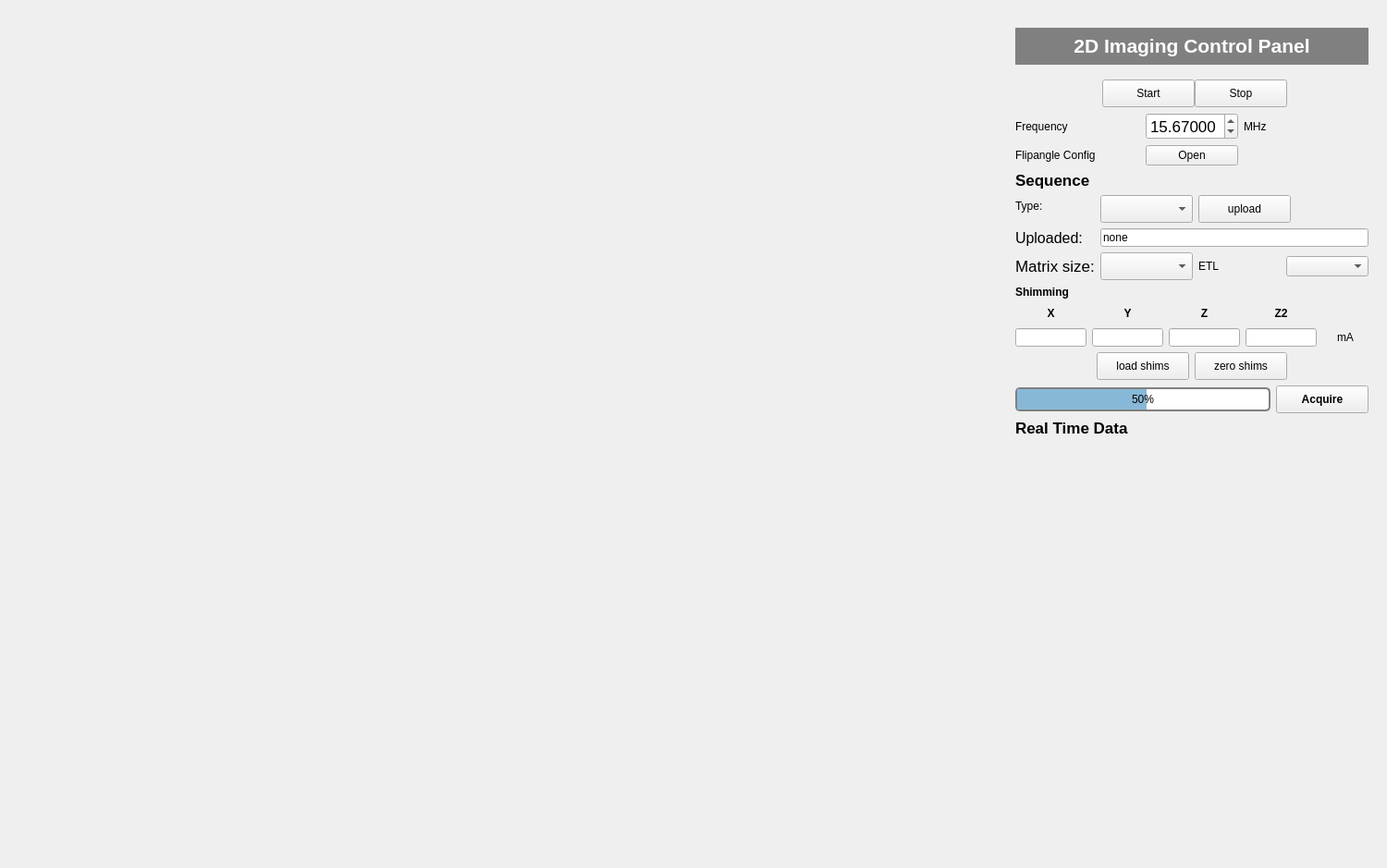
<?xml version="1.0" encoding="UTF-8"?>
<ui version="4.0">
 <class>mri_imag_Widget_1</class>
 <widget class="QWidget" name="mri_imag_Widget_1">
  <property name="geometry">
   <rect>
    <x>0</x>
    <y>0</y>
    <width>1500</width>
    <height>939</height>
   </rect>
  </property>
  <property name="sizePolicy">
   <sizepolicy hsizetype="Preferred" vsizetype="Preferred">
    <horstretch>0</horstretch>
    <verstretch>0</verstretch>
   </sizepolicy>
  </property>
  <property name="windowTitle">
   <string>Imag</string>
  </property>
  <layout class="QHBoxLayout" name="horizontalLayout">
   <item>
    <widget class="QWidget" name="imageWidget" native="true">
     <property name="sizePolicy">
      <sizepolicy hsizetype="Preferred" vsizetype="Preferred">
       <horstretch>0</horstretch>
       <verstretch>0</verstretch>
      </sizepolicy>
     </property>
     <property name="minimumSize">
      <size>
       <width>600</width>
       <height>500</height>
      </size>
     </property>
     <layout class="QVBoxLayout" name="imageLayout"/>
    </widget>
   </item>
   <item>
    <spacer name="horizontalSpacer_3">
     <property name="orientation">
      <enum>Qt::Horizontal</enum>
     </property>
     <property name="sizeType">
      <enum>QSizePolicy::Fixed</enum>
     </property>
     <property name="sizeHint" stdset="0">
      <size>
       <width>10</width>
       <height>20</height>
      </size>
     </property>
    </spacer>
   </item>
   <item>
    <widget class="QWidget" name="controlWidget" native="true">
     <property name="sizePolicy">
      <sizepolicy hsizetype="Fixed" vsizetype="Preferred">
       <horstretch>0</horstretch>
       <verstretch>0</verstretch>
      </sizepolicy>
     </property>
     <property name="minimumSize">
      <size>
       <width>400</width>
       <height>0</height>
      </size>
     </property>
     <property name="maximumSize">
      <size>
       <width>400</width>
       <height>16777215</height>
      </size>
     </property>
     <layout class="QVBoxLayout" name="verticalLayout">
      <item>
       <spacer name="verticalSpacer_3">
        <property name="orientation">
         <enum>Qt::Vertical</enum>
        </property>
        <property name="sizeType">
         <enum>QSizePolicy::Fixed</enum>
        </property>
        <property name="sizeHint" stdset="0">
         <size>
          <width>20</width>
          <height>10</height>
         </size>
        </property>
       </spacer>
      </item>
      <item>
       <widget class="QLabel" name="ProjLabel">
        <property name="sizePolicy">
         <sizepolicy hsizetype="Preferred" vsizetype="Fixed">
          <horstretch>0</horstretch>
          <verstretch>0</verstretch>
         </sizepolicy>
        </property>
        <property name="minimumSize">
         <size>
          <width>0</width>
          <height>40</height>
         </size>
        </property>
        <property name="font">
         <font>
          <pointsize>16</pointsize>
          <weight>75</weight>
          <bold>true</bold>
         </font>
        </property>
        <property name="layoutDirection">
         <enum>Qt::RightToLeft</enum>
        </property>
        <property name="styleSheet">
         <string notr="true">background-color:grey</string>
        </property>
        <property name="text">
         <string>&lt;html&gt;&lt;head/&gt;&lt;body&gt;&lt;p align=&quot;center&quot;&gt;&lt;span style=&quot; color:#ffffff;&quot;&gt;2D Imaging Control Panel&lt;/span&gt;&lt;/p&gt;&lt;/body&gt;&lt;/html&gt;</string>
        </property>
        <property name="alignment">
         <set>Qt::AlignLeading|Qt::AlignLeft|Qt::AlignVCenter</set>
        </property>
       </widget>
      </item>
      <item>
       <spacer name="verticalSpacer_2">
        <property name="orientation">
         <enum>Qt::Vertical</enum>
        </property>
        <property name="sizeType">
         <enum>QSizePolicy::Fixed</enum>
        </property>
        <property name="sizeHint" stdset="0">
         <size>
          <width>20</width>
          <height>10</height>
         </size>
        </property>
       </spacer>
      </item>
      <item>
       <layout class="QHBoxLayout" name="startStopLayout">
        <item>
         <spacer name="horizontalSpacer_6">
          <property name="orientation">
           <enum>Qt::Horizontal</enum>
          </property>
          <property name="sizeType">
           <enum>QSizePolicy::MinimumExpanding</enum>
          </property>
          <property name="sizeHint" stdset="0">
           <size>
            <width>100</width>
            <height>20</height>
           </size>
          </property>
         </spacer>
        </item>
        <item>
         <widget class="QPushButton" name="startButton">
          <property name="sizePolicy">
           <sizepolicy hsizetype="Fixed" vsizetype="Fixed">
            <horstretch>0</horstretch>
            <verstretch>0</verstretch>
           </sizepolicy>
          </property>
          <property name="minimumSize">
           <size>
            <width>100</width>
            <height>30</height>
           </size>
          </property>
          <property name="text">
           <string>Start</string>
          </property>
         </widget>
        </item>
        <item>
         <widget class="QPushButton" name="stopButton">
          <property name="sizePolicy">
           <sizepolicy hsizetype="Fixed" vsizetype="Fixed">
            <horstretch>0</horstretch>
            <verstretch>0</verstretch>
           </sizepolicy>
          </property>
          <property name="minimumSize">
           <size>
            <width>100</width>
            <height>30</height>
           </size>
          </property>
          <property name="text">
           <string>Stop</string>
          </property>
         </widget>
        </item>
        <item>
         <spacer name="horizontalSpacer_7">
          <property name="orientation">
           <enum>Qt::Horizontal</enum>
          </property>
          <property name="sizeType">
           <enum>QSizePolicy::MinimumExpanding</enum>
          </property>
          <property name="sizeHint" stdset="0">
           <size>
            <width>100</width>
            <height>20</height>
           </size>
          </property>
         </spacer>
        </item>
       </layout>
      </item>
      <item>
       <layout class="QGridLayout" name="setupValuesLayout">
        <item row="0" column="2">
         <widget class="QLabel" name="label_3">
          <property name="text">
           <string>MHz</string>
          </property>
         </widget>
        </item>
        <item row="0" column="1">
         <widget class="QDoubleSpinBox" name="freqValue">
          <property name="sizePolicy">
           <sizepolicy hsizetype="Preferred" vsizetype="Fixed">
            <horstretch>0</horstretch>
            <verstretch>0</verstretch>
           </sizepolicy>
          </property>
          <property name="minimumSize">
           <size>
            <width>0</width>
            <height>0</height>
           </size>
          </property>
          <property name="font">
           <font>
            <pointsize>13</pointsize>
           </font>
          </property>
          <property name="decimals">
           <number>5</number>
          </property>
          <property name="maximum">
           <double>60.000000000000000</double>
          </property>
          <property name="singleStep">
           <double>0.001000000000000</double>
          </property>
          <property name="value">
           <double>15.670000000000000</double>
          </property>
         </widget>
        </item>
        <item row="0" column="0">
         <widget class="QLabel" name="freqLabel">
          <property name="text">
           <string>Frequency</string>
          </property>
          <property name="alignment">
           <set>Qt::AlignLeading|Qt::AlignLeft|Qt::AlignVCenter</set>
          </property>
         </widget>
        </item>
        <item row="1" column="0">
         <widget class="QLabel" name="label">
          <property name="text">
           <string>Flipangle Config</string>
          </property>
         </widget>
        </item>
        <item row="1" column="1">
         <widget class="QPushButton" name="enterFlipangleBtn">
          <property name="sizePolicy">
           <sizepolicy hsizetype="Fixed" vsizetype="Fixed">
            <horstretch>0</horstretch>
            <verstretch>0</verstretch>
           </sizepolicy>
          </property>
          <property name="maximumSize">
           <size>
            <width>100</width>
            <height>30</height>
           </size>
          </property>
          <property name="text">
           <string>Open</string>
          </property>
         </widget>
        </item>
       </layout>
      </item>
      <item>
       <widget class="QLabel" name="seqTypeLabel">
        <property name="minimumSize">
         <size>
          <width>0</width>
          <height>20</height>
         </size>
        </property>
        <property name="font">
         <font>
          <pointsize>13</pointsize>
          <weight>75</weight>
          <bold>true</bold>
         </font>
        </property>
        <property name="text">
         <string>Sequence</string>
        </property>
        <property name="textFormat">
         <enum>Qt::AutoText</enum>
        </property>
        <property name="alignment">
         <set>Qt::AlignLeading|Qt::AlignLeft|Qt::AlignVCenter</set>
        </property>
       </widget>
      </item>
      <item>
       <layout class="QFormLayout" name="seqTypeLayout">
        <item row="1" column="0">
         <widget class="QLabel" name="uploadSeqLabel">
          <property name="minimumSize">
           <size>
            <width>80</width>
            <height>0</height>
           </size>
          </property>
          <property name="font">
           <font>
            <pointsize>12</pointsize>
            <weight>50</weight>
            <bold>false</bold>
           </font>
          </property>
          <property name="text">
           <string>Uploaded:</string>
          </property>
          <property name="textFormat">
           <enum>Qt::AutoText</enum>
          </property>
          <property name="alignment">
           <set>Qt::AlignLeading|Qt::AlignLeft|Qt::AlignVCenter</set>
          </property>
         </widget>
        </item>
        <item row="1" column="1">
         <widget class="QLineEdit" name="uploadSeq">
          <property name="sizePolicy">
           <sizepolicy hsizetype="Preferred" vsizetype="Fixed">
            <horstretch>0</horstretch>
            <verstretch>0</verstretch>
           </sizepolicy>
          </property>
          <property name="minimumSize">
           <size>
            <width>280</width>
            <height>20</height>
           </size>
          </property>
          <property name="maximumSize">
           <size>
            <width>16777215</width>
            <height>20</height>
           </size>
          </property>
          <property name="text">
           <string>none</string>
          </property>
          <property name="readOnly">
           <bool>true</bool>
          </property>
         </widget>
        </item>
        <item row="2" column="1">
         <layout class="QHBoxLayout" name="horizontalLayout_6">
          <item>
           <widget class="QComboBox" name="npe">
            <property name="sizePolicy">
             <sizepolicy hsizetype="Fixed" vsizetype="Fixed">
              <horstretch>0</horstretch>
              <verstretch>0</verstretch>
             </sizepolicy>
            </property>
            <property name="minimumSize">
             <size>
              <width>100</width>
              <height>30</height>
             </size>
            </property>
            <property name="maximumSize">
             <size>
              <width>16777215</width>
              <height>16777215</height>
             </size>
            </property>
           </widget>
          </item>
          <item>
           <widget class="QLabel" name="etlLabel">
            <property name="text">
             <string>ETL</string>
            </property>
           </widget>
          </item>
          <item>
           <widget class="QComboBox" name="etlComboBox"/>
          </item>
         </layout>
        </item>
        <item row="2" column="0">
         <widget class="QLabel" name="matSizeLabel">
          <property name="minimumSize">
           <size>
            <width>80</width>
            <height>20</height>
           </size>
          </property>
          <property name="font">
           <font>
            <pointsize>13</pointsize>
            <weight>50</weight>
            <bold>false</bold>
           </font>
          </property>
          <property name="text">
           <string>Matrix size:</string>
          </property>
          <property name="textFormat">
           <enum>Qt::AutoText</enum>
          </property>
          <property name="alignment">
           <set>Qt::AlignLeading|Qt::AlignLeft|Qt::AlignVCenter</set>
          </property>
         </widget>
        </item>
        <item row="0" column="0">
         <widget class="QLabel" name="label_2">
          <property name="text">
           <string>Type:</string>
          </property>
         </widget>
        </item>
        <item row="0" column="1">
         <layout class="QHBoxLayout" name="horizontalLayout_2">
          <item>
           <widget class="QComboBox" name="seqType">
            <property name="sizePolicy">
             <sizepolicy hsizetype="Fixed" vsizetype="Fixed">
              <horstretch>0</horstretch>
              <verstretch>0</verstretch>
             </sizepolicy>
            </property>
            <property name="minimumSize">
             <size>
              <width>0</width>
              <height>30</height>
             </size>
            </property>
            <property name="maximumSize">
             <size>
              <width>100</width>
              <height>50</height>
             </size>
            </property>
           </widget>
          </item>
          <item>
           <widget class="QPushButton" name="uploadSeqButton">
            <property name="sizePolicy">
             <sizepolicy hsizetype="Fixed" vsizetype="Fixed">
              <horstretch>0</horstretch>
              <verstretch>0</verstretch>
             </sizepolicy>
            </property>
            <property name="minimumSize">
             <size>
              <width>0</width>
              <height>0</height>
             </size>
            </property>
            <property name="maximumSize">
             <size>
              <width>100</width>
              <height>30</height>
             </size>
            </property>
            <property name="text">
             <string>upload</string>
            </property>
           </widget>
          </item>
         </layout>
        </item>
       </layout>
      </item>
      <item>
       <widget class="QLabel" name="label_4">
        <property name="font">
         <font>
          <weight>75</weight>
          <bold>true</bold>
         </font>
        </property>
        <property name="text">
         <string>Shimming</string>
        </property>
       </widget>
      </item>
      <item>
       <layout class="QGridLayout" name="displayShimLayout">
        <item row="1" column="4">
         <widget class="QLineEdit" name="shim_z2">
          <property name="sizePolicy">
           <sizepolicy hsizetype="Preferred" vsizetype="Fixed">
            <horstretch>0</horstretch>
            <verstretch>0</verstretch>
           </sizepolicy>
          </property>
          <property name="minimumSize">
           <size>
            <width>0</width>
            <height>0</height>
           </size>
          </property>
          <property name="maximumSize">
           <size>
            <width>16777215</width>
            <height>20</height>
           </size>
          </property>
          <property name="alignment">
           <set>Qt::AlignCenter</set>
          </property>
          <property name="readOnly">
           <bool>true</bool>
          </property>
         </widget>
        </item>
        <item row="1" column="2">
         <widget class="QLineEdit" name="shim_y">
          <property name="sizePolicy">
           <sizepolicy hsizetype="Preferred" vsizetype="Fixed">
            <horstretch>0</horstretch>
            <verstretch>0</verstretch>
           </sizepolicy>
          </property>
          <property name="minimumSize">
           <size>
            <width>0</width>
            <height>0</height>
           </size>
          </property>
          <property name="maximumSize">
           <size>
            <width>16777215</width>
            <height>20</height>
           </size>
          </property>
          <property name="text">
           <string/>
          </property>
          <property name="alignment">
           <set>Qt::AlignCenter</set>
          </property>
          <property name="readOnly">
           <bool>true</bool>
          </property>
         </widget>
        </item>
        <item row="0" column="3">
         <widget class="QLabel" name="shimLabel_z">
          <property name="font">
           <font>
            <weight>75</weight>
            <bold>true</bold>
           </font>
          </property>
          <property name="text">
           <string>Z</string>
          </property>
          <property name="alignment">
           <set>Qt::AlignCenter</set>
          </property>
         </widget>
        </item>
        <item row="0" column="4">
         <widget class="QLabel" name="shimLabelz2">
          <property name="font">
           <font>
            <weight>75</weight>
            <bold>true</bold>
           </font>
          </property>
          <property name="text">
           <string>Z2</string>
          </property>
          <property name="alignment">
           <set>Qt::AlignCenter</set>
          </property>
         </widget>
        </item>
        <item row="1" column="3">
         <widget class="QLineEdit" name="shim_z">
          <property name="sizePolicy">
           <sizepolicy hsizetype="Preferred" vsizetype="Fixed">
            <horstretch>0</horstretch>
            <verstretch>0</verstretch>
           </sizepolicy>
          </property>
          <property name="minimumSize">
           <size>
            <width>0</width>
            <height>0</height>
           </size>
          </property>
          <property name="maximumSize">
           <size>
            <width>16777215</width>
            <height>20</height>
           </size>
          </property>
          <property name="text">
           <string/>
          </property>
          <property name="alignment">
           <set>Qt::AlignCenter</set>
          </property>
          <property name="readOnly">
           <bool>true</bool>
          </property>
         </widget>
        </item>
        <item row="0" column="1">
         <widget class="QLabel" name="shimLabel_x">
          <property name="font">
           <font>
            <weight>75</weight>
            <bold>true</bold>
           </font>
          </property>
          <property name="layoutDirection">
           <enum>Qt::LeftToRight</enum>
          </property>
          <property name="text">
           <string>X</string>
          </property>
          <property name="alignment">
           <set>Qt::AlignCenter</set>
          </property>
         </widget>
        </item>
        <item row="1" column="1">
         <widget class="QLineEdit" name="shim_x">
          <property name="sizePolicy">
           <sizepolicy hsizetype="Preferred" vsizetype="Fixed">
            <horstretch>0</horstretch>
            <verstretch>0</verstretch>
           </sizepolicy>
          </property>
          <property name="minimumSize">
           <size>
            <width>0</width>
            <height>0</height>
           </size>
          </property>
          <property name="maximumSize">
           <size>
            <width>16777215</width>
            <height>20</height>
           </size>
          </property>
          <property name="text">
           <string/>
          </property>
          <property name="alignment">
           <set>Qt::AlignCenter</set>
          </property>
          <property name="readOnly">
           <bool>true</bool>
          </property>
         </widget>
        </item>
        <item row="0" column="2">
         <widget class="QLabel" name="shimLabel_y">
          <property name="font">
           <font>
            <weight>75</weight>
            <bold>true</bold>
           </font>
          </property>
          <property name="text">
           <string>Y</string>
          </property>
          <property name="alignment">
           <set>Qt::AlignCenter</set>
          </property>
         </widget>
        </item>
        <item row="1" column="5">
         <widget class="QLabel" name="shimUnitLabel">
          <property name="text">
           <string>mA</string>
          </property>
          <property name="alignment">
           <set>Qt::AlignCenter</set>
          </property>
         </widget>
        </item>
        <item row="0" column="5">
         <spacer name="horizontalSpacer_2">
          <property name="orientation">
           <enum>Qt::Horizontal</enum>
          </property>
          <property name="sizeType">
           <enum>QSizePolicy::MinimumExpanding</enum>
          </property>
          <property name="sizeHint" stdset="0">
           <size>
            <width>50</width>
            <height>20</height>
           </size>
          </property>
         </spacer>
        </item>
       </layout>
      </item>
      <item>
       <layout class="QGridLayout" name="interactShimLayout">
        <item row="0" column="3">
         <spacer name="horizontalSpacer_4">
          <property name="orientation">
           <enum>Qt::Horizontal</enum>
          </property>
          <property name="sizeHint" stdset="0">
           <size>
            <width>40</width>
            <height>20</height>
           </size>
          </property>
         </spacer>
        </item>
        <item row="0" column="0">
         <spacer name="horizontalSpacer">
          <property name="orientation">
           <enum>Qt::Horizontal</enum>
          </property>
          <property name="sizeHint" stdset="0">
           <size>
            <width>40</width>
            <height>20</height>
           </size>
          </property>
         </spacer>
        </item>
        <item row="0" column="1">
         <widget class="QPushButton" name="loadShimButton">
          <property name="sizePolicy">
           <sizepolicy hsizetype="Fixed" vsizetype="Fixed">
            <horstretch>0</horstretch>
            <verstretch>0</verstretch>
           </sizepolicy>
          </property>
          <property name="minimumSize">
           <size>
            <width>100</width>
            <height>30</height>
           </size>
          </property>
          <property name="text">
           <string>load shims</string>
          </property>
         </widget>
        </item>
        <item row="0" column="2">
         <widget class="QPushButton" name="zeroShimButton">
          <property name="sizePolicy">
           <sizepolicy hsizetype="Fixed" vsizetype="Fixed">
            <horstretch>0</horstretch>
            <verstretch>0</verstretch>
           </sizepolicy>
          </property>
          <property name="minimumSize">
           <size>
            <width>100</width>
            <height>30</height>
           </size>
          </property>
          <property name="text">
           <string>zero shims</string>
          </property>
         </widget>
        </item>
       </layout>
      </item>
      <item>
       <layout class="QHBoxLayout" name="progressLayout">
        <item>
         <layout class="QHBoxLayout" name="horizontalLayout_5">
          <item>
           <widget class="QProgressBar" name="progressBar">
            <property name="sizePolicy">
             <sizepolicy hsizetype="Preferred" vsizetype="Fixed">
              <horstretch>0</horstretch>
              <verstretch>0</verstretch>
             </sizepolicy>
            </property>
            <property name="font">
             <font>
              <underline>false</underline>
             </font>
            </property>
            <property name="styleSheet">
             <string notr="true">QProgressBar {

border: 2px solid grey;

border-radius: 5px;

background-color: #FFFFFF;

}

QProgressBar::chunk {

background-color: #88B8D7;

width: 20px;

}

QProgressBar {

text-align: center;

color: rgb(0, 0, 0);

}</string>
            </property>
            <property name="value">
             <number>50</number>
            </property>
           </widget>
          </item>
          <item>
           <widget class="QPushButton" name="acquireButton">
            <property name="sizePolicy">
             <sizepolicy hsizetype="Fixed" vsizetype="Fixed">
              <horstretch>0</horstretch>
              <verstretch>0</verstretch>
             </sizepolicy>
            </property>
            <property name="minimumSize">
             <size>
              <width>100</width>
              <height>30</height>
             </size>
            </property>
            <property name="font">
             <font>
              <weight>75</weight>
              <bold>true</bold>
             </font>
            </property>
            <property name="text">
             <string>Acquire</string>
            </property>
           </widget>
          </item>
         </layout>
        </item>
       </layout>
      </item>
      <item>
       <widget class="QLabel" name="RealTimeData">
        <property name="font">
         <font>
          <pointsize>13</pointsize>
          <weight>75</weight>
          <bold>true</bold>
         </font>
        </property>
        <property name="text">
         <string>Real Time Data</string>
        </property>
       </widget>
      </item>
      <item>
       <layout class="QHBoxLayout" name="plotLayout_2">
        <item>
         <widget class="QWidget" name="plotWidget" native="true">
          <property name="sizePolicy">
           <sizepolicy hsizetype="Fixed" vsizetype="Fixed">
            <horstretch>0</horstretch>
            <verstretch>0</verstretch>
           </sizepolicy>
          </property>
          <property name="minimumSize">
           <size>
            <width>330</width>
            <height>330</height>
           </size>
          </property>
          <layout class="QVBoxLayout" name="plotLayout">
           <property name="rightMargin">
            <number>1</number>
           </property>
          </layout>
         </widget>
        </item>
       </layout>
      </item>
      <item>
       <spacer name="verticalSpacer">
        <property name="orientation">
         <enum>Qt::Vertical</enum>
        </property>
        <property name="sizeHint" stdset="0">
         <size>
          <width>20</width>
          <height>40</height>
         </size>
        </property>
       </spacer>
      </item>
     </layout>
    </widget>
   </item>
  </layout>
 </widget>
 <resources/>
 <connections/>
</ui>
